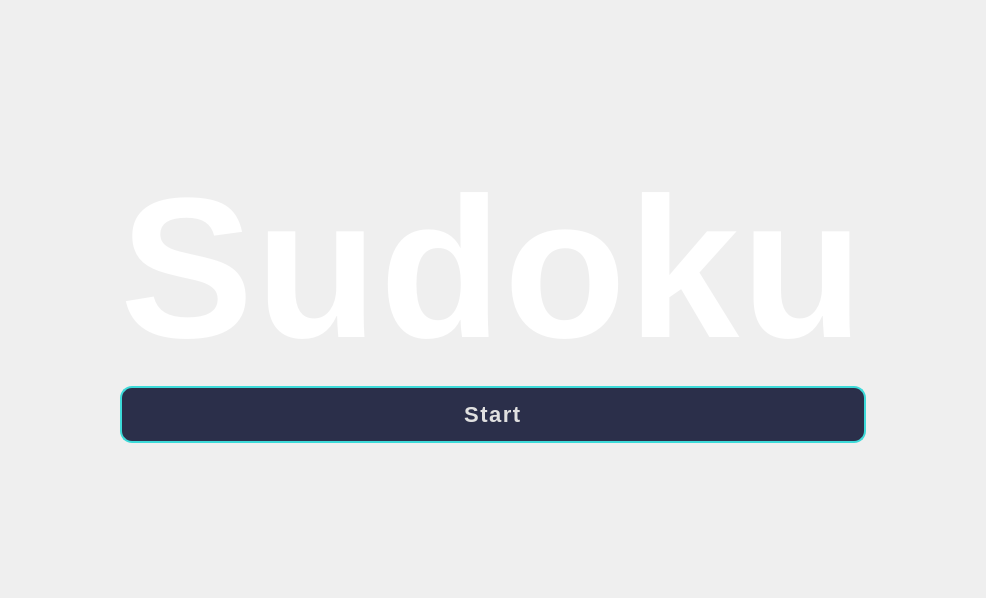
<?xml version="1.0" encoding="UTF-8"?>
<ui version="4.0">
 <class>HomeScreen</class>
 <widget class="QWidget" name="HomeScreen">
  <property name="geometry">
   <rect>
    <x>0</x>
    <y>0</y>
    <width>986</width>
    <height>598</height>
   </rect>
  </property>
  <property name="windowTitle">
   <string>Form</string>
  </property>
  <property name="styleSheet">
   <string notr="true">QWidget {
    background: qlineargradient(
        x1: 0, y1: 0, x2: 1, y2: 1,
        stop: 0 #2c3e50,
        stop: 1 #3498db
    );
}
</string>
  </property>
  <layout class="QGridLayout" name="gridLayout">
   <item row="0" column="1">
    <spacer name="verticalSpacer_2">
     <property name="orientation">
      <enum>Qt::Orientation::Vertical</enum>
     </property>
     <property name="sizeHint" stdset="0">
      <size>
       <width>20</width>
       <height>111</height>
      </size>
     </property>
    </spacer>
   </item>
   <item row="1" column="1">
    <widget class="QLabel" name="label">
     <property name="styleSheet">
      <string notr="true">QLabel {
    color: #ffffff;
    background: transparent;
    font-size:  200px;         
    font-weight: 800;       
    letter-spacing: 2px;   
    font-family: &quot;Orbitron&quot;, &quot;Poppins&quot;, &quot;Segoe UI&quot;, &quot;Arial&quot;;
    qproperty-alignment: 'AlignCenter';
}</string>
     </property>
     <property name="text">
      <string>Sudoku</string>
     </property>
    </widget>
   </item>
   <item row="2" column="1" rowspan="2">
    <widget class="QPushButton" name="Start">
     <property name="styleSheet">
      <string notr="true">QPushButton {
    color: #e0e0e0;
    background-color: #2b2f4a;         
    font-size: 22px;
    font-weight: 800;
    font-family: &quot;Orbitron&quot;, &quot;Poppins&quot;, &quot;Segoe UI&quot;, &quot;Arial&quot;;
    padding: 14px 28px;
    border-radius: 12px;
    border: 2px solid #3ddad9;        
    letter-spacing: 1.5px;
    text-transform: uppercase;
}

QPushButton:hover {
    background-color: #3a3f5c;
    color: #ffffff;
    border: 2px solid #5ef1f3;
}

QPushButton:pressed {
    background-color: #22263b;
    padding-left: 16px;
    padding-top: 16px;
}
</string>
     </property>
     <property name="text">
      <string>Start</string>
     </property>
    </widget>
   </item>
   <item row="2" column="2">
    <spacer name="horizontalSpacer">
     <property name="orientation">
      <enum>Qt::Orientation::Horizontal</enum>
     </property>
     <property name="sizeHint" stdset="0">
      <size>
       <width>110</width>
       <height>20</height>
      </size>
     </property>
    </spacer>
   </item>
   <item row="3" column="0">
    <spacer name="horizontalSpacer_2">
     <property name="orientation">
      <enum>Qt::Orientation::Horizontal</enum>
     </property>
     <property name="sizeHint" stdset="0">
      <size>
       <width>110</width>
       <height>20</height>
      </size>
     </property>
    </spacer>
   </item>
   <item row="4" column="1">
    <spacer name="verticalSpacer">
     <property name="orientation">
      <enum>Qt::Orientation::Vertical</enum>
     </property>
     <property name="sizeHint" stdset="0">
      <size>
       <width>20</width>
       <height>110</height>
      </size>
     </property>
    </spacer>
   </item>
  </layout>
 </widget>
 <resources/>
 <connections/>
</ui>
